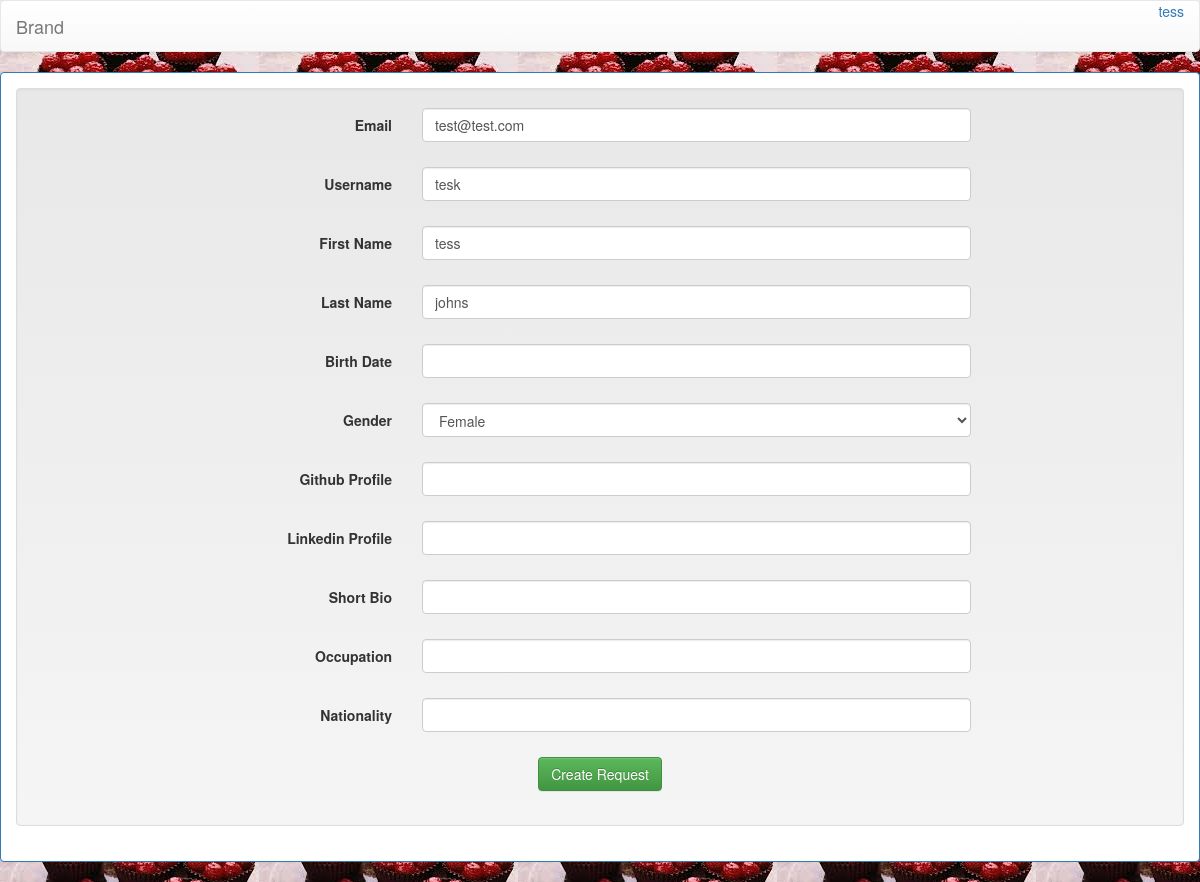
/register/user/profile/edit/ (signed in), run on the app's committed database.
### register/models.py (models this page shows, shortened)
class User(AbstractBaseUser):
    user_id = models.AutoField(primary_key=True)
    user_first_name = models.CharField(_('First Name'), max_length=32, blank=True, null=True,
                                  validators=[RegexValidator(regex='^[A-Za-z]*$')])
    user_last_name = models.CharField(_('Last Name'), max_length=32, blank=True, null=True,
                                    validators=[RegexValidator(regex='^[A-Za-z]*$')])
    email = models.EmailField(_('Email'), db_index=True, unique=True)
    user_dob = models.DateField(_('Birth Date'), blank=True, null=True)
    user_gender = models.CharField(_('Gender'), max_length=1, choices=GENDER, blank=True, null=True)
    user_github = models.CharField(_('Github Profile'),max_length=100,blank=True )
    user_linkedin = models.CharField(_('Linkedin Profile'),max_length=100,blank=True )
    user_bio = models.CharField(_('Short Bio'), max_length=1000,blank=True )
    user_occupation = models.CharField(_('Occupation'), max_length=100,blank=True )
    user_nationality = models.CharField(_('Nationality'), max_length=100,blank=True )
    date_joined = models.DateTimeField(auto_now_add=True)
    username = models.CharField(_('username'), max_length=32, blank=False, unique=True)
    is_active = models.BooleanField(default=True)
    is_admin = models.BooleanField(default=False)
    objects = MyUserManager()
    USERNAME_FIELD = 'email'
    REQUIRED_FIELDS = ['username']

### register/views.py (the view, shortened to what this page needs)
class UserProfileUpdateView(LoginRequiredMixin, CurrentUserMixin, UpdateView):
    model = User
    fields = user_fields + user_extra_fields
    template_name = 'user_profile_update.html'
    success_url = '/register/user/profile/edit/success/'

### register/templatetags/register_extras.py (called while the page is built)
@register.filter(name='addcss')
def addcss(field, css):
    return field.as_widget(attrs={"class":css})

### register/views.py (called while the page is built)
   def get_object(self, *args, **kwargs):
       try: obj = super(CurrentUserMixin, self).get_object(*args, **kwargs)
       except AttributeError: obj = self.request.user
       return obj

### register/templates/user_profile_update.html (shortened to what this page needs)
{% extends "base.html" %}
{% load register_extras %}
{%  load staticfiles %}
{% block body %}
<div class="panel panel-primary">
    <div class="panel-body">
        <form class="form-horizontal well" id="registerForm" method="POST"
              enctype="multipart/form-data" action="">
            <fieldset>
                {% csrf_token %} {% load tz %}
                {% for field in form.visible_fields %}
                    <div id="div_{{ field.html_name }}"
                         class="form-group{% if field.errors %} has-error{% endif%}">
                        <label class="col-sm-4 control-label" for="{{ field.id_for_label }}">
                            {{ field.label }}
                        </label>
                        <div class="col-md-6 cnt-inpt">
                            {{ field|addcss:"form-control" }}
                        </div>
                    </div>
                {% endfor %}
                <div class="form-group" style="text-align:center">
                    <a href="#tf-courses">
                        <button type="submit" data-loading-text="Creating request..."
                                class="btn btn-success solution_buttons">Create Request  </button></a>
                </div>
            </fieldset>
        </form>
    </div>
</div>
{% endblock body %}

### register/templates/navbar.html (shortened to what this page needs)
<nav class="navbar navbar-default">
  <div class="container-fluid">
    <div class="navbar-header">
      <a class="navbar-brand" href="#">Brand</a>
    </div>
   <div class="collapse navbar-collapse" id="bs-example-navbar-collapse-1">
          <ul class="nav navbar-nav navbar-right" id="home_nav">
              {% if user.is_anonymous %}
                  <li class="dropdown">
                      <a href="#" class="dropdown-toggle" data-toggle="dropdown" role="button" aria-haspopup="true" aria-expanded="false">JOIN<span class="caret"></span></a>
                      <ul class="dropdown-menu">
                          <li><a href="{% url 'login' %}">Login</a></li>
                          <li><a href="{% url 'register_user' %}">Sign up</a></li>                        </ul>
                  </li>                {% else %}
                  <li>
                      <div class="btn-group">
                          <a class="btn-new btn-nav btn-white" data-toggle="dropdown">
                              {% if request.user.user_first_name %}
                                  {{ request.user.user_first_name }}
                              {% elif request.user.username %}
                                  {{ request.user.username }}
                              {% else %}
                                  {{ request.user.email }}
                              {% endif %}
                          </a>
                      </div>
                  </li>
              {% endif %}
          </ul>
      </div>
  </div>
</nav>

### data on the page
User: user.user_first_name "tess", visible_fields "test@test.com" "tesk" "tess" "johns" "Female"

### other printed values
{{ field.label }} "Email" "Username" "First Name" "Last Name" "Birth Date" "Gender" "Github Profile" "Linkedin Profile" "Short Bio" "Occupation" "Nationality"
